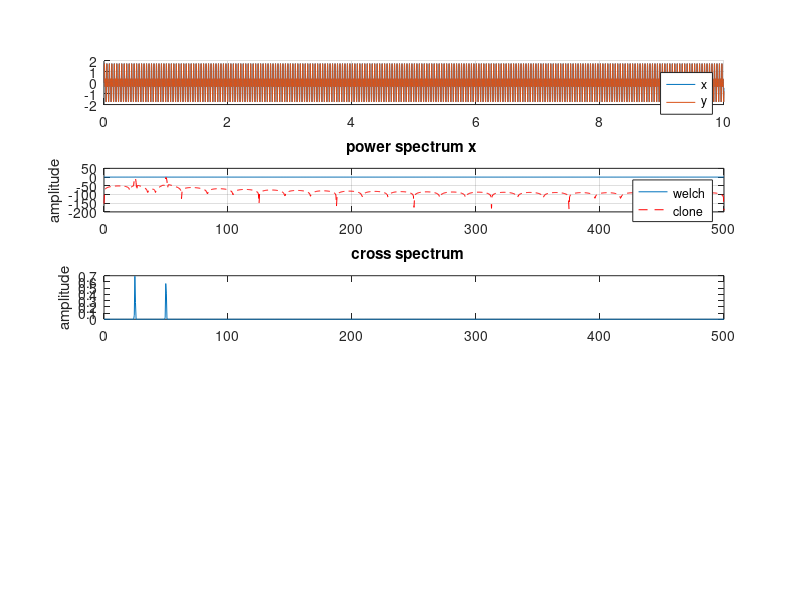
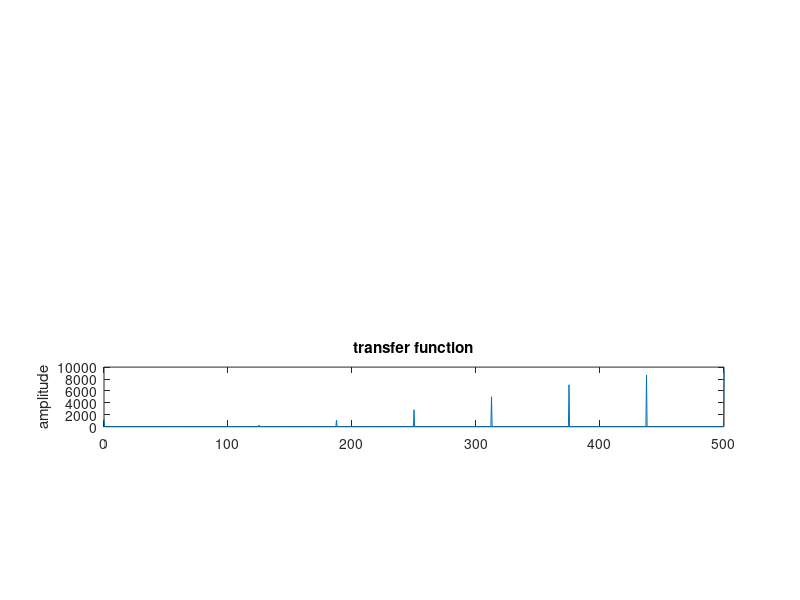
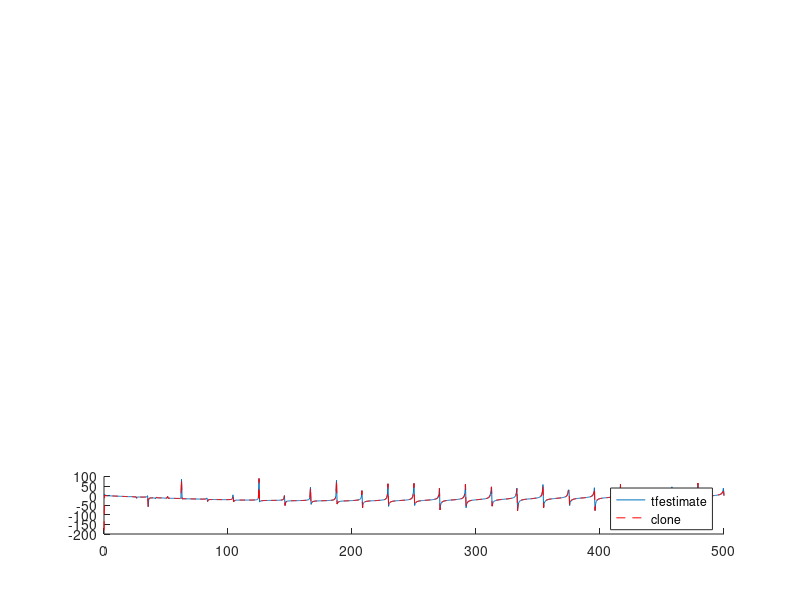

The MATLAB script that drew these images, in order:
clear all
close all
clc

fs = 1000;
n    = 10000;
w    = 2000;
o    = w/2;
win  = hamming(w);
k    = (o - w + n) / o;
nfft = 2048;
pcf = 1 / (fs*sum(win.^2));

t = 0:1/fs:10-1/fs;
x = sin(2*pi*25*t) + sin(2*pi*50*t);% + randn(size(t));
[b,a] = butter(2,0.5);
y = filter(b,a,x);

% preallocate the space for the psd results
mypsd = zeros(nfft/2+1, k);
mycsd = zeros(nfft/2+1, k);
% step 1: loop through the data, 512 points at a time, with 256 points overlap
for i = 0:k-1
    % step 2: apply a hamming window
    temp1 = x(1+o*i:w+i*o)'.*win;
    temp2 = y(1+o*i:w+i*o)'.*win;
    % step 3: calculate FFT and take just the first half
    temp1 = fft(temp1,nfft);
    temp2 = fft(temp2,nfft);
    % step 4: calculate the "periodogram" by taking the absolute value squared
    temp2 = temp1 .* conj(temp2);
    temp1 = abs(temp1).^2;
    % save the results in the storage variable
    mypsd(:, i+1) = temp1(1:(nfft/2+1));   
    mycsd(:, i+1) = temp2(1:(nfft/2+1));   
end
% step 5: take the average of all the periodograms
mypsd = mean(mypsd,2);
mycsd = mean(mycsd,2);
% normalizing factor
mypsd = mypsd * pcf;
mycsd = mycsd * pcf;
% ignore the DC and Nyquist value
mypsd(2:end-1) = mypsd(2:end-1) * 2;
mycsd(2:end-1) = mycsd(2:end-1) * 2;
% find tfe
mytfe = conj(mycsd) ./ mypsd;
% find freqs
f = 0:fs/nfft:fs/2;

figure
subplot(5,1,1)
hold on
plot(t,x)
plot(t,y)
legend('x','y')
grid on

subplot(5,1,2)
pwelch(x, win, [], nfft, fs);
hold on
plot(f, 10*log10(mypsd),'r--');
legend('welch','clone')
grid on

subplot(5,1,3)
cpsd(x, y, win, [], nfft, fs);
hold on
plot(f, 10*log10(abs(mycsd)),'r--');
legend('cpsd','clone')
grid on

subplot(5,1,4)
tfestimate(x, y, win, [], nfft, fs)
hold on
plot(f, 20*log10(abs(mytfe)),'r--')

subplot(5,1,5)
hold on
txy = tfestimate(x, y, win, [], nfft, fs);
plot(f, 180/pi*angle(txy))
plot(f, 180/pi*angle(mytfe),'r--')
legend('tfestimate','clone')


